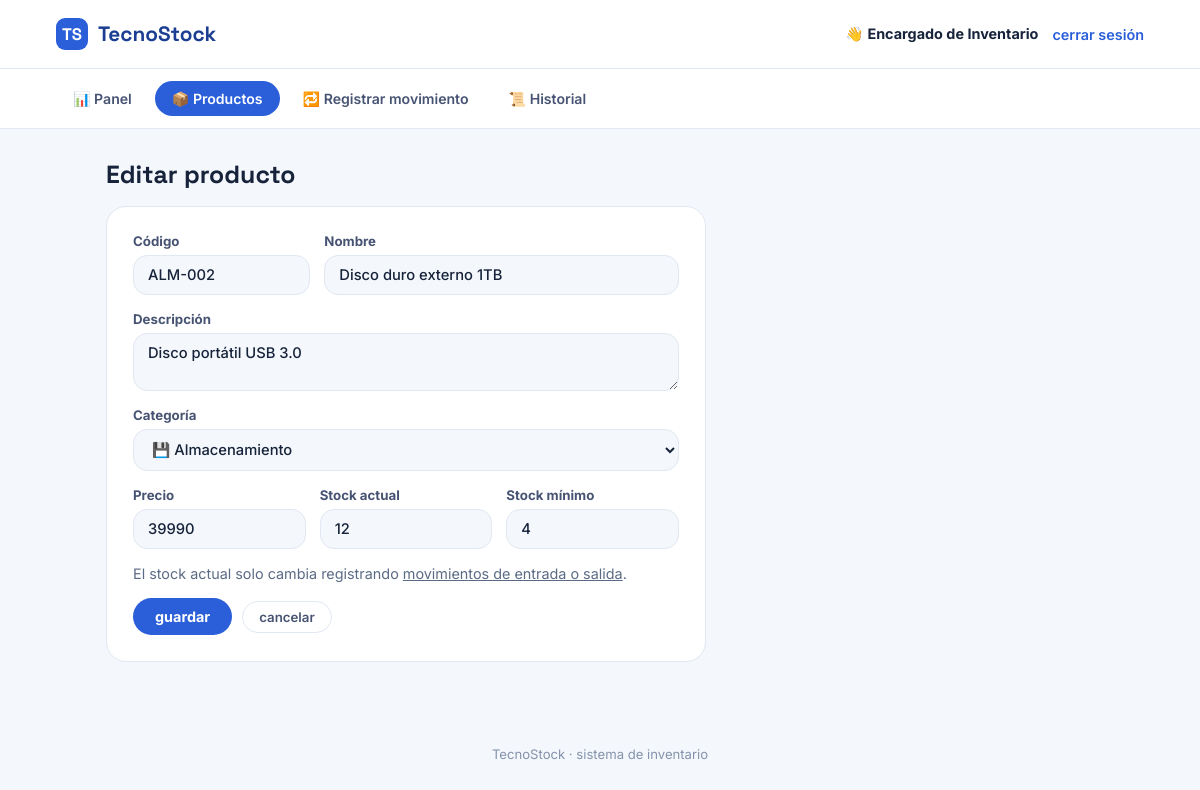
Screenshot of /producto_form.php?id=8 (signed in) with the database file from the repository.
### tables this page shows
CREATE TABLE productos (
    id_producto     INT AUTO_INCREMENT PRIMARY KEY,
    codigo          VARCHAR(20) NOT NULL UNIQUE,       
    nombre          VARCHAR(120) NOT NULL,
    descripcion     VARCHAR(255),
    precio          DECIMAL(10,0) NOT NULL CHECK (precio >= 0),
    stock_actual    INT NOT NULL DEFAULT 0 CHECK (stock_actual >= 0),
    stock_minimo    INT NOT NULL DEFAULT 0 CHECK (stock_minimo >= 0),
    estado          ENUM('activo','inactivo') NOT NULL DEFAULT 'activo',
    id_categoria    INT NOT NULL,
    FOREIGN KEY (id_categoria) REFERENCES categorias(id_categoria)
);

CREATE TABLE categorias (
    id_categoria  INT AUTO_INCREMENT PRIMARY KEY,
    nombre        VARCHAR(60) NOT NULL,
    descripcion   VARCHAR(150),
    estado        ENUM('activo','inactivo') NOT NULL DEFAULT 'activo'
);

### helpers.php (called while the page is built, shortened)
<?php
function iconoCategoria(string $nombre): string {
    $n = mb_strtolower($nombre);
    if (str_contains($n, 'audio'))          return '🎧';
    if (str_contains($n, 'carga'))          return '🔌';
    if (str_contains($n, 'almacen'))        return '💾';
    if (str_contains($n, 'perif'))          return '🖱️';
    if (str_contains($n, 'funda') || str_contains($n, 'protec')) return '🛡️';
    return '📦';
}

### producto_form.php (the view, shortened to what this page needs)
<?php
require_once 'config.php';
require_once 'helpers.php';
$id = isset($_GET['id']) ? (int) $_GET['id'] : 0;
$esEdicion = $id > 0;
$categorias = $pdo->query('SELECT * FROM categorias WHERE estado = "activo" ORDER BY nombre')->fetchAll();
$producto = [
    'codigo' => '', 'nombre' => '', 'descripcion' => '', 'id_categoria' => $categorias[0]['id_categoria'] ?? 0,
    'precio' => '', 'stock_actual' => 0, 'stock_minimo' => 0,
];
if ($esEdicion) {
    $stmt = $pdo->prepare('SELECT * FROM productos WHERE id_producto = :id');
    $stmt->execute(['id' => $id]);
    $enc = $stmt->fetch();
    $producto = $enc;
}
?>
<!DOCTYPE html>
<html lang="es">
<head>
<link rel="stylesheet" href="assets/style.css">
</head>
<body>
<?php include 'partials/header.php'; ?>
<?php include 'partials/nav.php'; ?>
<div class="wrap">
  <h1><?= $esEdicion ? 'Editar producto' : 'Nuevo producto' ?></h1>
  <form class="form" method="post">
    <div class="form-row">
      <label>
        Código
        <input type="text" name="codigo" value="<?= htmlspecialchars($producto['codigo']) ?>" required>
      </label>
      <label style="flex:2">
        Nombre
        <input type="text" name="nombre" value="<?= htmlspecialchars($producto['nombre']) ?>" required>
      </label>
    </div>
    <label>
      Descripción
      <textarea name="descripcion" rows="2"><?= htmlspecialchars($producto['descripcion']) ?></textarea>
    </label>
    <label>
      Categoría
      <select name="id_categoria" required>
        <?php foreach ($categorias as $c): ?>
          <option value="<?= $c['id_categoria'] ?>" <?= $c['id_categoria'] == $producto['id_categoria'] ? 'selected' : '' ?>>
            <?= iconoCategoria($c['nombre']) ?> <?= htmlspecialchars($c['nombre']) ?>
          </option>
        <?php endforeach; ?>
      </select>
    </label>
    <div class="form-row">
      <label>
        Precio
        <input type="number" step="1" min="0" name="precio" value="<?= htmlspecialchars((string)$producto['precio']) ?>" required>
      </label>
      <?php if ($esEdicion): ?>
        <label>
          Stock actual
          <input type="number" value="<?= (int)$producto['stock_actual'] ?>" disabled>
        </label>
      <?php endif; ?>
      <label>
        Stock mínimo
        <input type="number" step="1" min="0" name="stock_minimo" value="<?= htmlspecialchars((string)$producto['stock_minimo']) ?>" required>
      </label>
    </div>
    <?php if ($esEdicion): ?>
      <p class="subtitle" style="margin:0;">El stock actual solo cambia registrando <a href="movimiento_nuevo.php?producto=<?= $id ?>">movimientos de entrada o salida</a>.</p>
    <?php endif; ?>
    <div class="form-actions">
      <button type="submit" class="btn">guardar</button>
      <a class="btn-ghost" href="productos.php">cancelar</a>
    </div>
  </form>
</div>
<footer class="foot">
  <span>TecnoStock · sistema de inventario</span>
</footer>
</body>
</html>

### assets/style.css (style rules this page uses)
:root { --bg: #F4F7FB; --surface: #FFFFFF; --ink: #16233A; --blue: #2A5FD9; --blue-deep: #1B3E93; --teal: #17B6A7; --amber: #F4A93B; --red: #E5484D; --line: #E1E8F2; --radius-lg: 20px; --radius-md: 14px; --radius-sm: 999px; }
* { box-sizing:border-box; }
body { margin:0; background:var(--bg); color:var(--ink); font-family:'Inter', sans-serif; }
h1,h2,h3,.logo { font-family:'Space Grotesk', sans-serif; }
a { color:inherit; }
.wrap { max-width:1100px; margin:0 auto; padding:24px clamp(20px, 6vw, 56px) 60px; }
.wrap h1 { color:var(--ink); font-size:1.55rem; margin:6px 0 4px; }
.subtitle { color:#5B6B85; margin:0 0 18px; font-size:.9rem; }
.btn { display:inline-block; background:var(--blue); color:#fff; padding:10px 22px; border:none; border-radius:var(--radius-sm); font-family:inherit; font-weight:700; font-size:.9rem; text-decoration:none; cursor:pointer; }
.btn-ghost { display:inline-block; background:transparent; border:1px solid var(--line); color:#465372; padding:7px 16px; border-radius:var(--radius-sm); font-family:inherit; font-weight:600; font-size:.83rem; text-decoration:none; cursor:pointer; }
.form { background:var(--surface); border:1px solid var(--line); border-radius:var(--radius-lg); padding:26px; margin-top:16px; display:flex; flex-direction:column; gap:16px; max-width:600px; }
.form label { display:flex; flex-direction:column; gap:6px; font-size:.83rem; font-weight:700; color:#465372; flex:1; }
.form input, .form select, .form textarea { font-family:inherit; font-size:.92rem; padding:10px 14px; border-radius:var(--radius-md); border:1px solid var(--line); background:var(--bg); color:var(--ink); font-weight:500; }
.form-row { display:flex; gap:14px; flex-wrap:wrap; }
.form-row > label { min-width:150px; }
.form-actions { display:flex; gap:10px; align-items:center; }
.foot { text-align:center; padding:24px 20px 40px; color:#8493AC; font-size:.82rem; }

### rows the page displays
productos: codigo "ALM-002", nombre "Disco duro externo 1TB", descripcion "Disco portátil USB 3.0", id_categoria "💾 Almacenamiento", precio "39990", stock_actual "12", stock_minimo "4"

### other values shown
$u['nombre'] "Encargado de Inventario"
